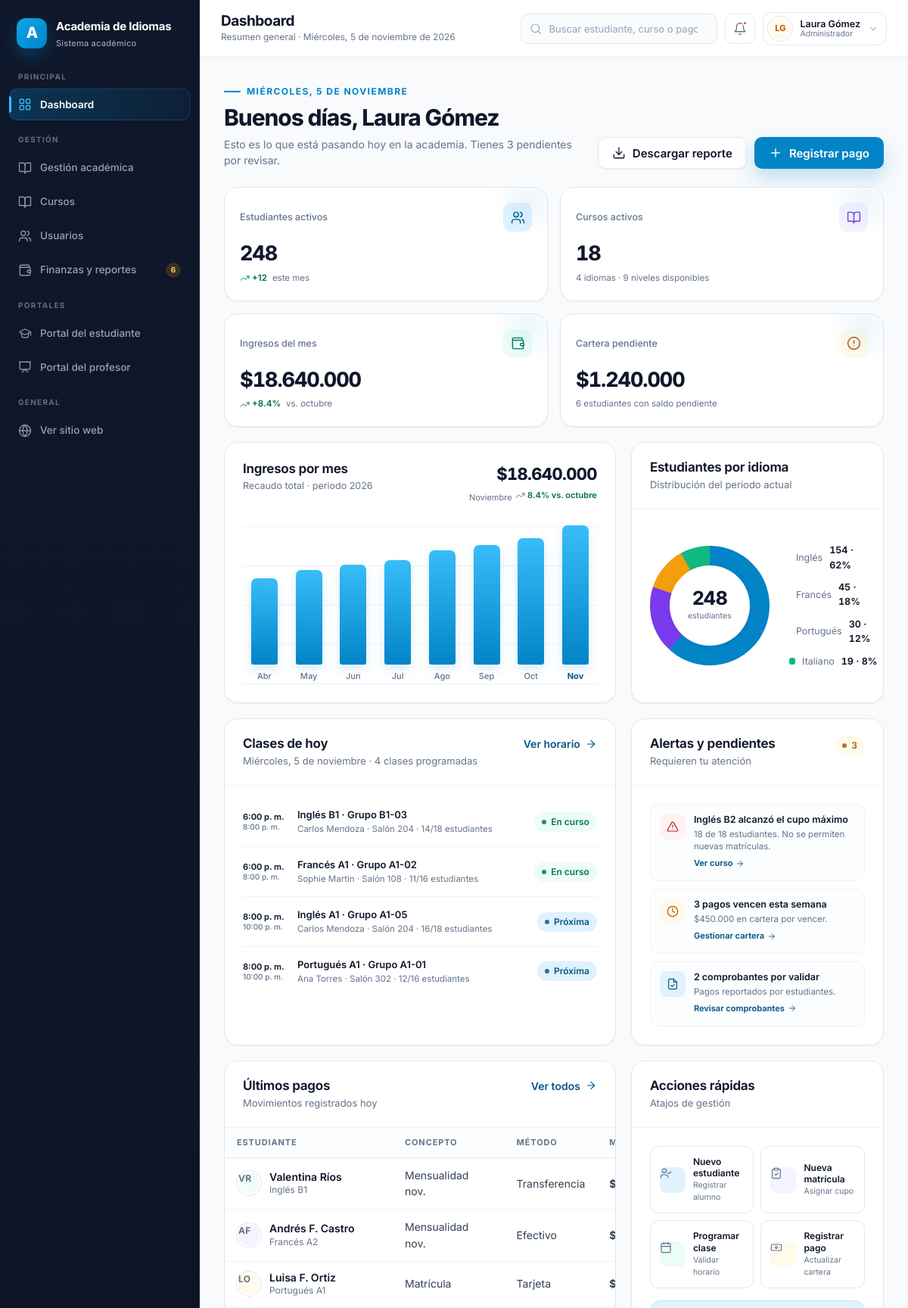
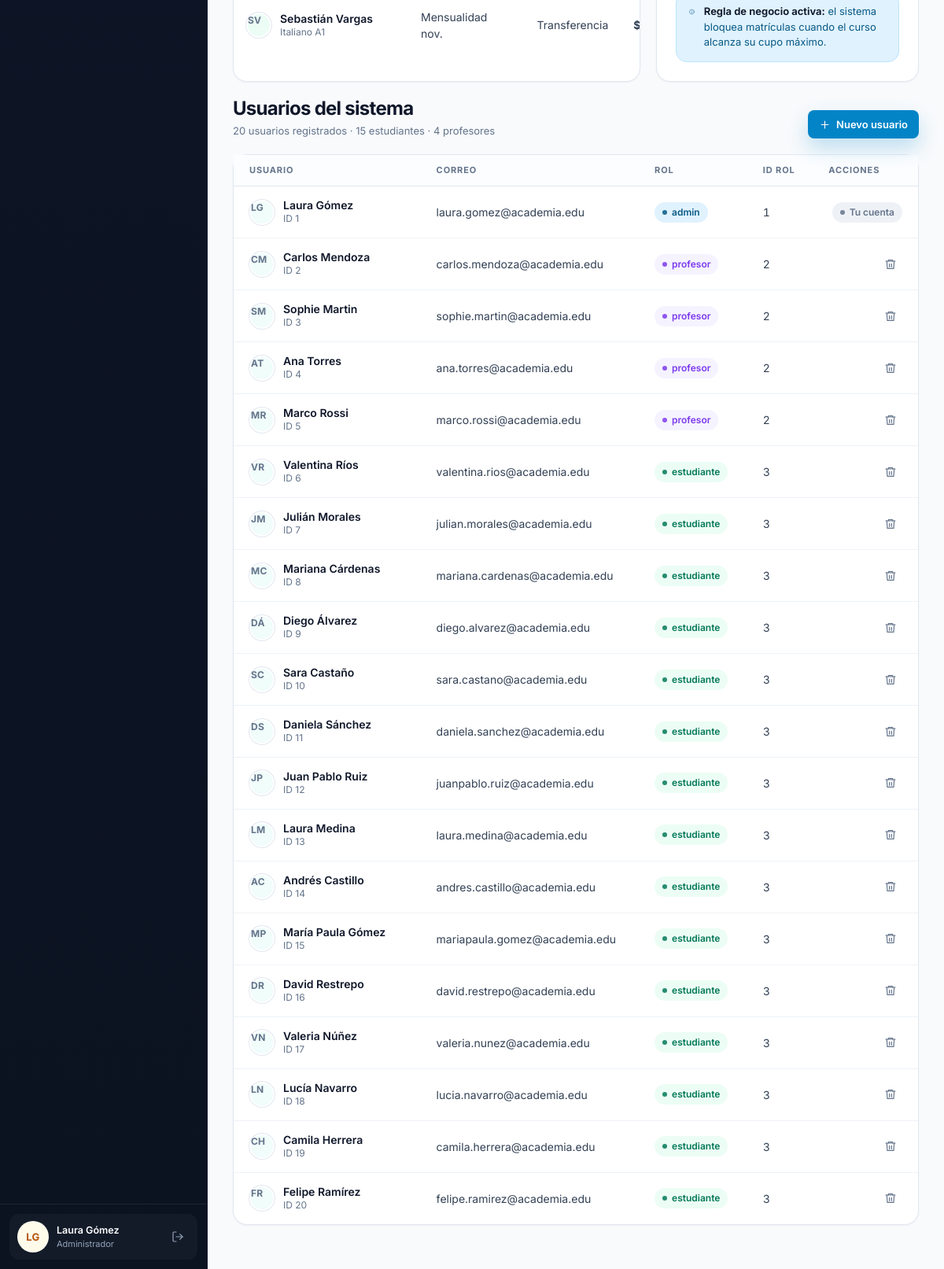
Page /pagina/admin.php (signed in) on the committed database (2 pictures, top to bottom).
### tables this page shows
CREATE TABLE usuarios (
    id_usuario INT AUTO_INCREMENT PRIMARY KEY,
    nombre VARCHAR(100) NOT NULL,
    correo VARCHAR(100) UNIQUE NOT NULL,
    contrasena VARCHAR(255) NOT NULL,
    id_rol INT,
    FOREIGN KEY (id_rol) REFERENCES roles(id_rol)
);

CREATE TABLE roles (
    id_rol INT AUTO_INCREMENT PRIMARY KEY,
    nombre_rol VARCHAR(50) NOT NULL
);

### pagina/admin.php (the view, shortened to what the rows shown need)
<?php
require_once __DIR__ . '/app/helpers.php';
$database = new Database();
$conn = $database->conectar();
$usuarios = $conn->query(
    'SELECT u.id_usuario, u.nombre, u.correo, u.id_rol, r.nombre_rol
     FROM usuarios u
     LEFT JOIN roles r ON r.id_rol = u.id_rol
     ORDER BY u.id_usuario'
)->fetchAll();
$stmt = $conn->prepare('SELECT id_usuario, nombre, correo, id_rol FROM usuarios WHERE id_usuario = ?');
$stmt->execute([(int) $_SESSION['id_usuario']]);
$usuarioActual = $stmt->fetch() ?: [
    'nombre' => $_SESSION['usuario'],
    'correo' => '',
    'id_rol' => 1,
];
?>
<!DOCTYPE html>
<html lang="es">
<head>
  <link rel="stylesheet" href="css/base.css">
  <link rel="stylesheet" href="css/layout.css">
  <link rel="stylesheet" href="css/pages.css">
</head>
<body data-role="admin" data-page="dashboard" data-title="Dashboard" data-subtitle="Resumen general · Miércoles, 5 de noviembre de 2026" data-user-name="<?= e($usuarioActual['nombre']) ?>" data-user-role="Administrador" data-user-initials="<?= e(initials($usuarioActual['nombre'])) ?>">
  <div class="app-shell">
    <div class="app-main">
      <main class="page" id="main">
        <div class="page-head">
          <div>
            <h1>Buenos días, <?= e($_SESSION['usuario']) ?></h1>
          </div>
        </div>
        <section class="dash-grid-2">
          <article class="card">
            <div class="table-wrap">
              <table class="table table-compact">
                <thead>
                  <tr>
                    <th>Estudiante</th>
                    <th>Concepto</th>
                    <th>Método</th>
                    <th>Monto</th>
                  </tr>
                </thead>
              </table>
            </div>
          </article>
        </section>
        <section class="content-section" id="usuarios">
          <div class="section-head">
            <div>
              <h2>Usuarios del sistema</h2>
            </div>
          </div>
          <div class="card">
            <div class="table-wrap">
              <table class="table">
                <thead>
                  <tr>
                    <th>Usuario</th>
                    <th>Correo</th>
                    <th>Rol</th>
                    <th>ID rol</th>
                    <th class="text-right">Acciones</th>
                  </tr>
                </thead>
                <tbody>
                  <?php if (empty($usuarios)): ?>
                    <tr>
                      <td colspan="5">No hay usuarios registrados.</td>
                    </tr>
                  <?php else: ?>
                    <?php foreach ($usuarios as $usuario): ?>
                      <?php
                        $rolClase = 'badge-neutral';
                        if ((int) $usuario['id_rol'] === 1) {
                            $rolClase = 'badge-primary';
                        } elseif ((int) $usuario['id_rol'] === 2) {
                            $rolClase = 'badge-violet';
                        } elseif ((int) $usuario['id_rol'] === 3) {
                            $rolClase = 'badge-success';
                        }
                        $esPropio = (int) $usuario['id_usuario'] === (int) $_SESSION['id_usuario'];
                      ?>
                      <tr>
                        <td>
                          <div class="cell-main">
                            <span class="avatar avatar-teal avatar-sm"><?= e(initials($usuario['nombre'])) ?></span>
                            <div>
                              <strong><?= e($usuario['nombre']) ?></strong>
                              <span>ID <?= (int) $usuario['id_usuario'] ?></span>
                            </div>
                          </div>
                        </td>
                        <td><?= e($usuario['correo']) ?></td>
                        <td><span class="badge <?= $rolClase ?>"><?= e($usuario['nombre_rol'] ?: 'Sin rol') ?></span></td>
                        <td class="num"><?= (int) $usuario['id_rol'] ?></td>
                        <td>
                          <div class="actions">
                            <?php if ($esPropio): ?>
                              <span class="badge badge-neutral">Tu cuenta</span>
                            <?php else: ?>
                              <a class="row-action" href="admin.php?action=delete&amp;id=<?= (int) $usuario['id_usuario'] ?>&amp;token=<?= e(csrf_token()) ?>" aria-label="Eliminar usuario" title="Eliminar usuario" onclick="return confirm('¿Eliminar este usuario? También se eliminarán sus matrículas y pagos asociados.');">
                                <span data-icon="trash"></span>
                              </a>
                            <?php endif; ?>
                          </div>
                        </td>
                      </tr>
                    <?php endforeach; ?>
                  <?php endif; ?>
                </tbody>
              </table>
            </div>
          </div>
        </section>
      </main>
    </div>
  </div>
</body>
</html>

### rows in the picture
usuarios: nombre "LG", nombre "Laura Gómez", id_usuario "1", correo "laura.gomez@academia.edu", id_rol.nombre_rol "admin", id_rol "1", shows "Tu cuenta"
usuarios: nombre "CM", nombre "Carlos Mendoza", id_usuario "2", correo "carlos.mendoza@academia.edu", id_rol.nombre_rol "profesor", id_rol "2"
usuarios: nombre "SM", nombre "Sophie Martin", id_usuario "3", correo "sophie.martin@academia.edu", id_rol.nombre_rol "profesor", id_rol "2"
usuarios: nombre "AT", nombre "Ana Torres", id_usuario "4", correo "ana.torres@academia.edu", id_rol.nombre_rol "profesor", id_rol "2"
usuarios: nombre "MR", nombre "Marco Rossi", id_usuario "5", correo "marco.rossi@academia.edu", id_rol.nombre_rol "profesor", id_rol "2"
usuarios: nombre "VR", nombre "Valentina Ríos", id_usuario "6", correo "valentina.rios@academia.edu", id_rol.nombre_rol "estudiante", id_rol "3"
usuarios: nombre "JM", nombre "Julián Morales", id_usuario "7", correo "julian.morales@academia.edu", id_rol.nombre_rol "estudiante", id_rol "3"
usuarios: nombre "MC", nombre "Mariana Cárdenas", id_usuario "8", correo "mariana.cardenas@academia.edu", id_rol.nombre_rol "estudiante", id_rol "3"
usuarios: nombre "DÁ", nombre "Diego Álvarez", id_usuario "9", correo "diego.alvarez@academia.edu", id_rol.nombre_rol "estudiante", id_rol "3"
usuarios: nombre "SC", nombre "Sara Castaño", id_usuario "10", correo "sara.castano@academia.edu", id_rol.nombre_rol "estudiante", id_rol "3"
usuarios: nombre "DS", nombre "Daniela Sánchez", id_usuario "11", correo "daniela.sanchez@academia.edu", id_rol.nombre_rol "estudiante", id_rol "3"
usuarios: nombre "JP", nombre "Juan Pablo Ruiz", id_usuario "12", correo "juanpablo.ruiz@academia.edu", id_rol.nombre_rol "estudiante", id_rol "3"
usuarios: nombre "LM", nombre "Laura Medina", id_usuario "13", correo "laura.medina@academia.edu", id_rol.nombre_rol "estudiante", id_rol "3"
usuarios: nombre "AC", nombre "Andrés Castillo", id_usuario "14", correo "andres.castillo@academia.edu", id_rol.nombre_rol "estudiante", id_rol "3"
usuarios: nombre "MP", nombre "María Paula Gómez", id_usuario "15", correo "mariapaula.gomez@academia.edu", id_rol.nombre_rol "estudiante", id_rol "3"
usuarios: nombre "DR", nombre "David Restrepo", id_usuario "16", correo "david.restrepo@academia.edu", id_rol.nombre_rol "estudiante", id_rol "3"
usuarios: nombre "VN", nombre "Valeria Núñez", id_usuario "17", correo "valeria.nunez@academia.edu", id_rol.nombre_rol "estudiante", id_rol "3"
usuarios: nombre "LN", nombre "Lucía Navarro", id_usuario "18", correo "lucia.navarro@academia.edu", id_rol.nombre_rol "estudiante", id_rol "3"
usuarios: nombre "CH", nombre "Camila Herrera", id_usuario "19", correo "camila.herrera@academia.edu", id_rol.nombre_rol "estudiante", id_rol "3"
usuarios: nombre "FR", nombre "Felipe Ramírez", id_usuario "20", correo "felipe.ramirez@academia.edu", id_rol.nombre_rol "estudiante", id_rol "3"

### other values in the picture
$_SESSION['usuario'] "Laura Gómez"
$totalUsuarios "20"
$totalEstudiantes "15"
$totalProfesores "4"
